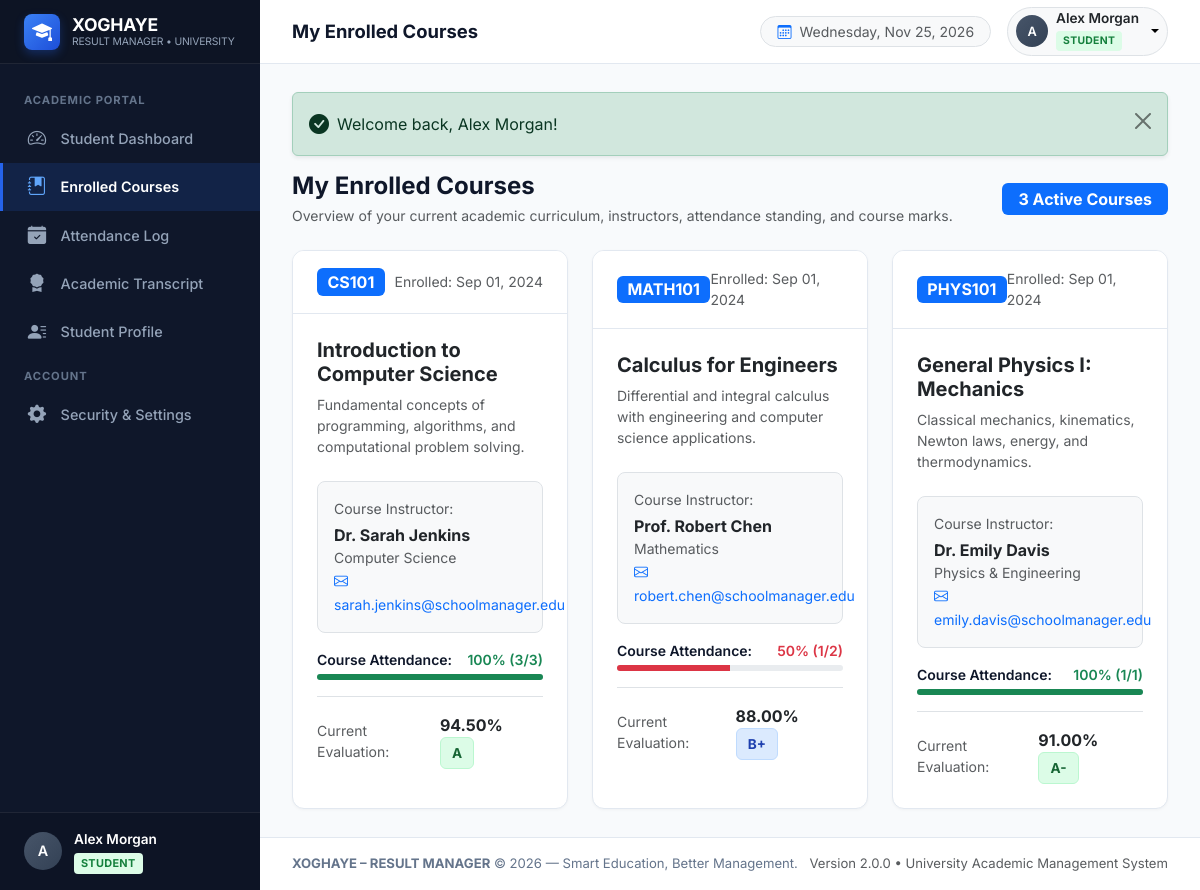
Page /student/courses.php (signed in) on the committed database.
### tables this page shows
CREATE TABLE `courses` (
  `course_id` INT AUTO_INCREMENT PRIMARY KEY,
  `course_name` VARCHAR(150) NOT NULL,
  `course_code` VARCHAR(50) NOT NULL UNIQUE,
  `teacher_id` INT DEFAULT NULL,
  `description` TEXT DEFAULT NULL,
  `created_at` TIMESTAMP DEFAULT CURRENT_TIMESTAMP,
  CONSTRAINT `fk_course_teacher_restrict` FOREIGN KEY (`teacher_id`) 
    REFERENCES `teachers` (`teacher_id`) ON DELETE RESTRICT ON UPDATE CASCADE
);

CREATE TABLE `users` (
  `user_id` INT AUTO_INCREMENT PRIMARY KEY,
  `full_name` VARCHAR(100) NOT NULL,
  `email` VARCHAR(150) NOT NULL UNIQUE,
  `password` VARCHAR(255) NOT NULL,
  `role` ENUM('admin', 'teacher', 'student') NOT NULL DEFAULT 'student',
  `created_at` TIMESTAMP DEFAULT CURRENT_TIMESTAMP,
  `updated_at` TIMESTAMP DEFAULT CURRENT_TIMESTAMP ON UPDATE CURRENT_TIMESTAMP
);

CREATE TABLE `teachers` (
  `teacher_id` INT AUTO_INCREMENT PRIMARY KEY,
  `user_id` INT NOT NULL UNIQUE,
  `department` VARCHAR(100) NOT NULL,
  `phone` VARCHAR(25) DEFAULT NULL,
  `created_at` TIMESTAMP DEFAULT CURRENT_TIMESTAMP,
  CONSTRAINT `fk_teacher_user` FOREIGN KEY (`user_id`) 
    REFERENCES `users` (`user_id`) ON DELETE CASCADE ON UPDATE CASCADE
);

### student/courses.php (the view, shortened to what this page needs)
<?php
require_once __DIR__ . '/../includes/auth.php';
$pdo = get_db_connection();
$user = current_user();
$sStmt = $pdo->prepare("SELECT student_id FROM students WHERE user_id = :uid LIMIT 1");
$sStmt->execute(['uid' => $user['user_id']]);
$student_id = (int)$sStmt->fetchColumn();
$cStmt = $pdo->prepare("
    SELECT c.*, e.enrollment_date,
           u_t.full_name AS teacher_name, u_t.email AS teacher_email,
           t.department,
           g.score, g.letter_grade, g.remarks,
           (SELECT COUNT(*) FROM attendance a WHERE a.student_id = :sid AND a.course_id = c.course_id) as total_sessions,
           (SELECT COUNT(*) FROM attendance a WHERE a.student_id = :sid AND a.course_id = c.course_id AND a.status = 'Present') as present_sessions
    FROM enrollments e
    JOIN courses c ON e.course_id = c.course_id
    LEFT JOIN teachers t ON c.teacher_id = t.teacher_id
    LEFT JOIN users u_t ON t.user_id = u_t.user_id
    LEFT JOIN grades g ON (g.student_id = :sid AND g.course_id = c.course_id)
    WHERE e.student_id = :sid
    ORDER BY c.course_code ASC
");
$cStmt->execute(['sid' => $student_id]);
$courses = $cStmt->fetchAll();
require_once __DIR__ . '/../includes/header.php';
?>
<div class="d-flex flex-column flex-sm-row justify-content-between align-items-start align-items-sm-center gap-3 mb-4">
    <div>
        <h4 class="fw-bold mb-1">My Enrolled Courses</h4>
        <p class="text-muted small mb-0">Overview of your current academic curriculum, instructors, attendance standing, and course marks.</p>
    </div>
    <span class="badge bg-primary fs-6 px-3 py-2">
        <?php echo count($courses); ?> Active Courses
    </span>
</div>
<?php if (empty($courses)): ?>
    <div class="card-modern text-center py-5">
        <i class="bi bi-journal-x fs-1 text-muted d-block mb-2"></i>
        <h5>No Courses Enrolled</h5>
        <p class="text-muted">You are not currently registered for any courses. Please contact the administrator or your academic advisor.</p>
    </div>
<?php else: ?>
    <div class="row g-4">
        <?php foreach ($courses as $c):
            $rate = ($c['total_sessions'] > 0) ? round(($c['present_sessions'] / $c['total_sessions']) * 100) : 100;
        ?>
            <div class="col-md-6 col-lg-4">
                <div class="card-modern h-100 d-flex flex-column mb-0">
                    <div class="card-modern-header">
                        <span class="badge bg-primary fs-6 fw-bold"><?php echo htmlspecialchars($c['course_code']); ?></span>
                        <small class="text-muted">Enrolled: <?php echo format_date($c['enrollment_date']); ?></small>
                    </div>
                    <div class="card-modern-body flex-grow-1 p-4">
                        <h5 class="fw-bold text-dark mb-2"><?php echo htmlspecialchars($c['course_name']); ?></h5>
                        <p class="small text-muted mb-4"><?php echo htmlspecialchars($c['description'] ?? 'Fundamental study module.'); ?></p>
                        <div class="p-3 bg-light rounded-3 border mb-3">
                            <small class="text-muted d-block mb-1">Course Instructor:</small>
                            <div class="fw-bold text-dark"><?php echo htmlspecialchars($c['teacher_name'] ?? 'Instructor Unassigned'); ?></div>
                            <div class="small text-muted"><?php echo htmlspecialchars($c['department'] ?? 'Department'); ?></div>
                            <?php if (!empty($c['teacher_email'])): ?>
                                <small class="text-primary"><i class="bi bi-envelope me-1"></i><?php echo htmlspecialchars($c['teacher_email']); ?></small>
                            <?php endif; ?>
                        </div>
                        <div class="mb-3">
                            <div class="d-flex justify-content-between small fw-semibold mb-1">
                                <span>Course Attendance:</span>
                                <span class="<?php echo ($rate >= 75) ? 'text-success' : 'text-danger'; ?>">
                                    <?php echo $rate; ?>% (<?php echo $c['present_sessions']; ?>/<?php echo $c['total_sessions']; ?>)
                                </span>
                            </div>
                            <div class="progress" style="height: 6px;">
                                <div class="progress-bar <?php echo ($rate >= 75) ? 'bg-success' : 'bg-danger'; ?>" style="width: <?php echo $rate; ?>%;"></div>
                            </div>
                        </div>
                        <div class="d-flex justify-content-between align-items-center pt-3 border-top">
                            <span class="small text-muted">Current Evaluation:</span>
                            <?php if ($c['score'] !== null): ?>
                                <div>
                                    <strong class="text-dark me-1"><?php echo $c['score']; ?>%</strong>
                                    <span class="badge-grade badge-grade-<?php echo strtolower(substr($c['letter_grade'], 0, 1)); ?>">
                                        <?php echo htmlspecialchars($c['letter_grade']); ?>
                                    </span>
                                </div>
                            <?php else: ?>
                                <span class="badge bg-light text-muted border">In Progress</span>
                            <?php endif; ?>
                        </div>
                    </div>
                </div>
            </div>
        <?php endforeach; ?>
    </div>
<?php endif; ?>
<?php require_once __DIR__ . '/../includes/footer.php'; ?>

### assets/css/style.css (style rules this page uses)
:root { --primary-color: #2563eb; --primary-hover: #1d4ed8; --primary-dark: #1e40af; --primary-light: #eff6ff; --secondary-color: #64748b; --accent-color: #0284c7; --success-color: #10b981; --warning-color: #f59e0b; --danger-color: #ef4444; --info-color: #06b6d4; --bg-body: #f8fafc; --bg-card: #ffffff; --border-color: #e2e8f0; --text-dark: #0f172a; --text-muted: #64748b; --sidebar-width: 260px; --sidebar-bg: #0f172a; --sidebar-hover: #1e293b; --sidebar-active: #2563eb; --sidebar-text: #94a3b8; --sidebar-text-bright: #ffffff; --navbar-height: 64px; --font-family: 'Inter', -apple-system, BlinkMacSystemFont, "Segoe UI", Roboto, Helvetica, Arial, sans-serif; --transition-fast: all 0.2s ease-in-out; }
body { font-family: var(--font-family); background-color: var(--bg-body); color: var(--text-dark); min-height: 100vh; margin: 0; display: flex; flex-direction: column; overflow-x: hidden; }
.card-modern { border: 1px solid var(--border-color); border-radius: 12px; background-color: var(--bg-card); box-shadow: 0 1px 3px rgba(0, 0, 0, 0.04); margin-bottom: 1.5rem; overflow: hidden; }
.card-modern-header { padding: 1.1rem 1.5rem; border-bottom: 1px solid var(--border-color); display: flex; align-items: center; justify-content: space-between; background-color: #ffffff; }
.card-modern-body { padding: 1.5rem; }
.badge-grade { font-weight: 700; font-size: 0.85rem; padding: 0.3rem 0.7rem; border-radius: 6px; display: inline-block; }
.badge-grade-a { background-color: #dcfce7; color: #166534; border: 1px solid #bbf7d0; }
.badge-grade-b { background-color: #dbeafe; color: #1e40af; border: 1px solid #bfdbfe; }

### rows in the picture
courses: course_code "CS101", enrollment_date "Sep 01, 2024", course_name "Introduction to Computer Science", description "Fundamental concepts of programming, algorithms, and computational problem solving.", users.full_name "Dr. Sarah Jenkins", teacher.department "Computer Science", users.email "sarah.jenkins@schoolmanager.edu", rate "100", present_sessions "3", total_sessions "3", score "94.50", letter_grade "A"
courses: course_code "MATH101", enrollment_date "Sep 01, 2024", course_name "Calculus for Engineers", description "Differential and integral calculus with engineering and computer science applications.", users.full_name "Prof. Robert Chen", teacher.department "Mathematics", users.email "robert.chen@schoolmanager.edu", rate "50", present_sessions "1", total_sessions "2", score "88.00", letter_grade "B+"
courses: course_code "PHYS101", enrollment_date "Sep 01, 2024", course_name "General Physics I: Mechanics", description "Classical mechanics, kinematics, Newton laws, energy, and thermodynamics.", users.full_name "Dr. Emily Davis", teacher.department "Physics & Engineering", users.email "emily.davis@schoolmanager.edu", rate "100", present_sessions "1", total_sessions "1", score "91.00", letter_grade "A-"

### other values in the picture
APP_SHORT_NAME "XOGHAYE"
substr($user['full_name'], 0, 1) "A"
$user['full_name'] "Alex Morgan"
$page_title "My Enrolled Courses"
$role_display "STUDENT"
$flash['message'] "Welcome back, Alex Morgan!"
count($courses) "3"
APP_NAME "XOGHAYE – RESULT MANAGER"
APP_TAGLINE "Smart Education, Better Management."
APP_VERSION "2.0.0"
